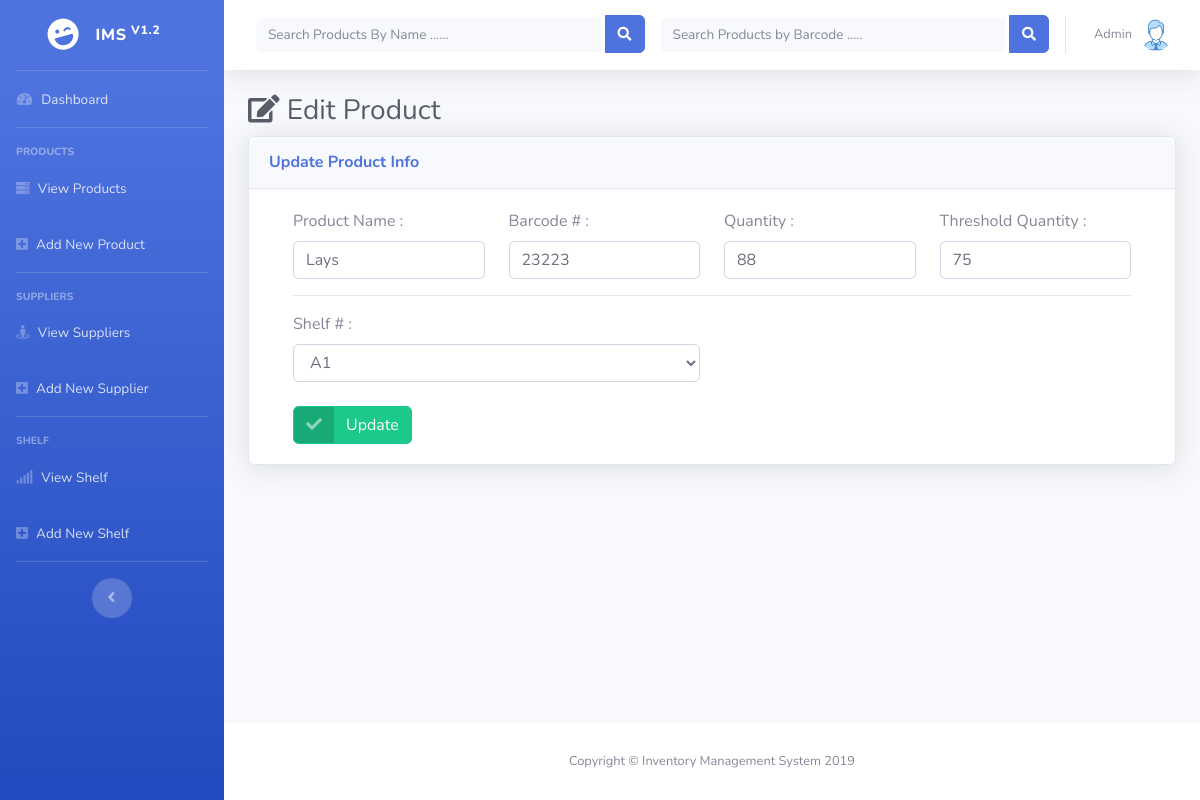
/edit.php?product=17 (signed in), run on the app's committed database.
### tables this page shows
CREATE TABLE IF NOT EXISTS `product` (
  `product_id` int(11) NOT NULL AUTO_INCREMENT,
  `barcode` int(11) NOT NULL,
  `name` varchar(40) NOT NULL,
  `quantity` int(11) NOT NULL,
  `minimum` int(11) NOT NULL,
  `shelf` int(11) NOT NULL,
  `supplier` int(11) NOT NULL,
  `added_date` varchar(10) NOT NULL,
  PRIMARY KEY (`product_id`),
  KEY `shelf` (`shelf`,`supplier`),
  KEY `supplier` (`supplier`)
);

### include/Shelf.php (the view, shortened to what this page needs)
<?php
    class Shelf
    {
        public $conn;
        public function __construct($db){
            $this->conn = $db;
        }
        public function getAllShelf()
        {
            $sql = "SELECT * from shelf";
            if($result = mysqli_query($this->conn,$sql))
            {
                if (mysqli_num_rows($result) > 0) {
                    while ($row = mysqli_fetch_array($result)) {
                        echo '<option value="'.$row['id'].'">'.$row['number'].'</option>';
                    }
                }
            }
        }
    }
?>

### include/Product.php (shortened to what this page needs)
<?php
    class Product
    {
        public $conn;
        public function __construct($db){
            $this->conn = $db;
        }
        public function getProduct($id)
        {
            $sql = "SELECT * from Product WHERE product_id = '$id'";
            if($result = mysqli_query($this->conn,$sql))
            {
                if (mysqli_num_rows($result) > 0) {
                    while ($row = mysqli_fetch_array($result)) {
                        echo '<div class="row">
                        <div class="col-sm">
                        <label for="name">Product Name : </label>
                        <input type="text" class="form-control" name="name" value="'.$row['name'].'" id="name" required>
                    </div>
                    <div class="col-sm">
                        <label for="barcode">Barcode #  : </label>
                        <input type="text" class="form-control" name="barcode" value="'.$row['barcode'].'" id="barcode" required>
                    </div>
                    <div class="col-sm">
                        <label for="quantity">Quantity  : </label>
                        <input type="number" class="form-control" name="quantity" value="'.$row['quantity'].'" id="quantity" required>
                    </div>
                    <div class="col-sm">
                        <label for="minimum">Threshold Quantity  : </label>
                        <input type="number" class="form-control" name="minimum" value="'.$row['minimum'].'" id="minimum" required>
                    </div>
                    </div>
                    ';
                    }
                }
            }
        }
    }
?>

### data on the page
product: name "Lays", barcode "23223", quantity "88", minimum "75"

### other printed values
form field shelf "A1"
